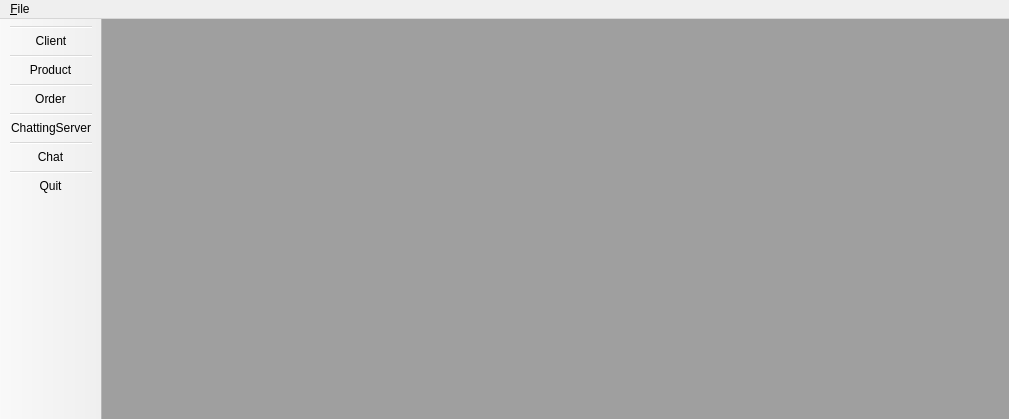
<?xml version="1.0" encoding="UTF-8"?>
<ui version="4.0">
 <class>MainWindow</class>
 <widget class="QMainWindow" name="MainWindow">
  <property name="geometry">
   <rect>
    <x>0</x>
    <y>0</y>
    <width>1009</width>
    <height>419</height>
   </rect>
  </property>
  <property name="windowTitle">
   <string>MainWindow</string>
  </property>
  <widget class="QWidget" name="centralwidget">
   <layout class="QHBoxLayout" name="horizontalLayout">
    <property name="leftMargin">
     <number>0</number>
    </property>
    <property name="topMargin">
     <number>0</number>
    </property>
    <property name="rightMargin">
     <number>0</number>
    </property>
    <property name="bottomMargin">
     <number>0</number>
    </property>
    <item>
     <widget class="QMdiArea" name="mdiArea">
      <property name="sizePolicy">
       <sizepolicy hsizetype="Preferred" vsizetype="Preferred">
        <horstretch>0</horstretch>
        <verstretch>0</verstretch>
       </sizepolicy>
      </property>
      <property name="viewMode">
       <enum>QMdiArea::TabbedView</enum>
      </property>
      <property name="documentMode">
       <bool>true</bool>
      </property>
      <property name="tabsClosable">
       <bool>false</bool>
      </property>
     </widget>
    </item>
   </layout>
  </widget>
  <widget class="QMenuBar" name="menubar">
   <property name="geometry">
    <rect>
     <x>0</x>
     <y>0</y>
     <width>1009</width>
     <height>17</height>
    </rect>
   </property>
   <widget class="QMenu" name="menu_File">
    <property name="title">
     <string>&amp;File</string>
    </property>
    <addaction name="separator"/>
    <addaction name="actionQuit"/>
   </widget>
   <addaction name="menu_File"/>
  </widget>
  <widget class="QToolBar" name="toolBar">
   <property name="windowTitle">
    <string>toolBar</string>
   </property>
   <property name="movable">
    <bool>false</bool>
   </property>
   <attribute name="toolBarArea">
    <enum>LeftToolBarArea</enum>
   </attribute>
   <attribute name="toolBarBreak">
    <bool>false</bool>
   </attribute>
   <addaction name="separator"/>
   <addaction name="actionClient"/>
   <addaction name="separator"/>
   <addaction name="actionproduct"/>
   <addaction name="separator"/>
   <addaction name="actionOrder"/>
   <addaction name="separator"/>
   <addaction name="actionChatting"/>
   <addaction name="separator"/>
   <addaction name="actionChat"/>
   <addaction name="separator"/>
   <addaction name="actionQuit"/>
  </widget>
  <action name="actionQuit">
   <property name="text">
    <string>Quit</string>
   </property>
  </action>
  <action name="actionClient">
   <property name="text">
    <string>Client</string>
   </property>
   <property name="shortcut">
    <string>Ctrl+1</string>
   </property>
  </action>
  <action name="actionproduct">
   <property name="text">
    <string>Product</string>
   </property>
   <property name="shortcut">
    <string>Ctrl+2</string>
   </property>
  </action>
  <action name="actionOrder">
   <property name="text">
    <string>Order</string>
   </property>
   <property name="shortcut">
    <string>Ctrl+3</string>
   </property>
  </action>
  <action name="actionChat">
   <property name="text">
    <string>Chat</string>
   </property>
  </action>
  <action name="actionChatting">
   <property name="text">
    <string>ChattingServer</string>
   </property>
   <property name="shortcut">
    <string>Ctrl+4</string>
   </property>
  </action>
 </widget>
 <resources/>
 <connections>
  <connection>
   <sender>actionQuit</sender>
   <signal>triggered()</signal>
   <receiver>MainWindow</receiver>
   <slot>close()</slot>
   <hints>
    <hint type="sourcelabel">
     <x>-1</x>
     <y>-1</y>
    </hint>
    <hint type="destinationlabel">
     <x>399</x>
     <y>299</y>
    </hint>
   </hints>
  </connection>
 </connections>
</ui>
